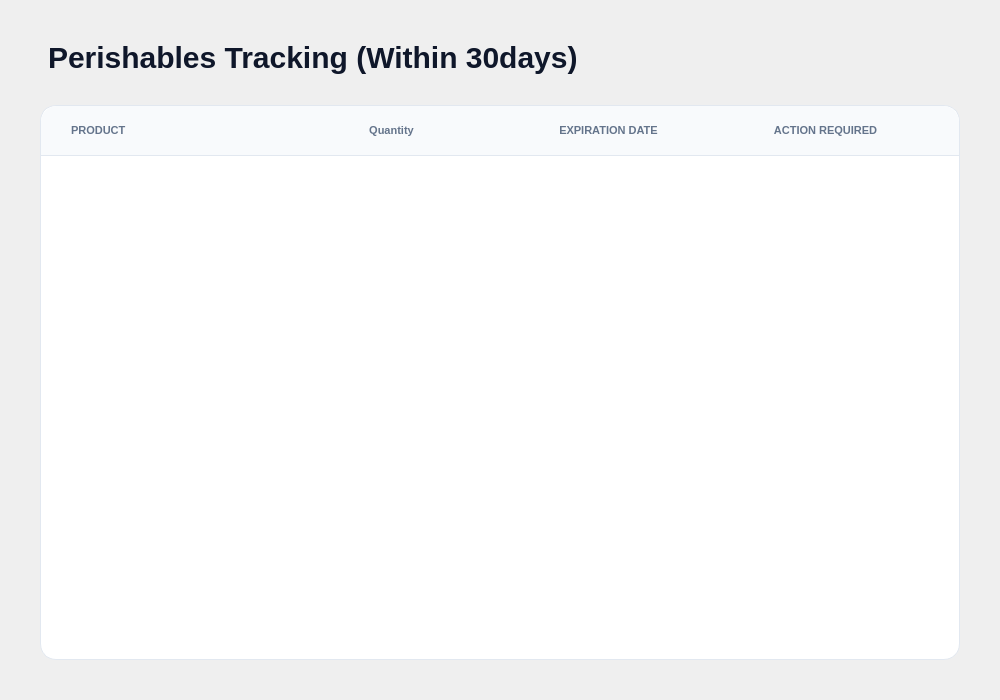
<?xml version="1.0" encoding="UTF-8"?>
<ui version="4.0">
 <class>PerishablesPage</class>
 <widget class="QWidget" name="PerishablesPage">
  <property name="geometry">
   <rect>
    <x>0</x>
    <y>0</y>
    <width>1000</width>
    <height>700</height>
   </rect>
  </property>
  <property name="styleSheet">
   <string notr="true">
    QWidget { background-color: #F8FAFC; }
    font-family: &quot;Segoe UI&quot;;
   </string>
  </property>
  <layout class="QVBoxLayout" name="verticalLayout">
   <property name="spacing">
    <number>24</number>
   </property>
   <property name="leftMargin">
    <number>40</number>
   </property>
   <property name="topMargin">
    <number>40</number>
   </property>
   <property name="rightMargin">
    <number>40</number>
   </property>
   <property name="bottomMargin">
    <number>40</number>
   </property>
   <item>
    <widget class="QLabel" name="label_title">
     <property name="styleSheet">
      <string>font-size: 30px; font-weight: 800; color: #0F172A; margin-bottom: 6px;</string>
     </property>
     <property name="text">
      <string>Perishables Tracking (Within 30days)</string>
     </property>
    </widget>
   </item>
   <item>
    <widget class="QFrame" name="frame_list">
     <property name="styleSheet">
      <string notr="true">
        QFrame#frame_list {
            background-color: white;
            border-radius: 16px;
            border: 1px solid #E2E8F0;
        }
      </string>
     </property>
     <layout class="QVBoxLayout" name="verticalLayout_list">
      <property name="spacing">
       <number>0</number>
      </property>
      <property name="leftMargin">
       <number>0</number>
      </property>
      <property name="topMargin">
       <number>0</number>
      </property>
      <property name="rightMargin">
       <number>0</number>
      </property>
      <property name="bottomMargin">
       <number>20</number>
      </property>
      <item>
       <widget class="QFrame" name="header_row">
        <property name="minimumSize">
         <size>
          <width>0</width>
          <height>50</height>
         </size>
        </property>
        <property name="styleSheet">
         <string notr="true">
            background-color: #F8FAFC;
            border-bottom: 1px solid #E2E8F0;
            border-top-left-radius: 16px;
            border-top-right-radius: 16px;
         </string>
        </property>
        <layout class="QHBoxLayout" name="layout_header_labels">
         <property name="spacing">
          <number>10</number>
         </property>
         <property name="leftMargin">
          <number>30</number>
         </property>
         <property name="rightMargin">
          <number>30</number>
         </property>
         <item>
          <widget class="QLabel" name="h_product">
           <property name="styleSheet">
            <string>color: #64748B; font-weight: bold; font-size: 11px; border:none;</string>
           </property>
           <property name="text">
            <string>PRODUCT</string>
           </property>
          </widget>
         </item>
         <item>
          <widget class="QLabel" name="h_batch">
           <property name="styleSheet">
            <string>color: #64748B; font-weight: bold; font-size: 11px; border:none;</string>
           </property>
           <property name="text">
            <string>Quantity</string>
           </property>
           <property name="alignment">
            <set>Qt::AlignmentFlag::AlignCenter</set>
           </property>
           <property name="fixedSize" stdset="0">
            <size>
             <width>150</width>
             <height>20</height>
            </size>
           </property>
          </widget>
         </item>
         <item>
          <widget class="QLabel" name="h_expiry">
           <property name="styleSheet">
            <string>color: #64748B; font-weight: bold; font-size: 11px; border:none;</string>
           </property>
           <property name="text">
            <string>EXPIRATION DATE</string>
           </property>
           <property name="alignment">
            <set>Qt::AlignmentFlag::AlignCenter</set>
           </property>
           <property name="fixedSize" stdset="0">
            <size>
             <width>150</width>
             <height>20</height>
            </size>
           </property>
          </widget>
         </item>
         <item>
          <widget class="QLabel" name="h_action">
           <property name="styleSheet">
            <string>color: #64748B; font-weight: bold; font-size: 11px; border:none;</string>
           </property>
           <property name="text">
            <string>ACTION REQUIRED</string>
           </property>
           <property name="alignment">
            <set>Qt::AlignmentFlag::AlignCenter</set>
           </property>
           <property name="fixedSize" stdset="0">
            <size>
             <width>120</width>
             <height>20</height>
            </size>
           </property>
          </widget>
         </item>
        </layout>
       </widget>
      </item>
      <item>
       <widget class="QScrollArea" name="scrollArea_perishables">
        <property name="styleSheet">
         <string notr="true">
            QScrollArea { background: transparent; }
            QWidget#scrollContents { background: transparent; }
            QScrollBar:vertical {
                border: none; background: transparent; width: 8px; margin: 0px;
            }
            QScrollBar::handle:vertical {
                background: #CBD5E0; min-height: 20px; border-radius: 4px;
            }
            QScrollBar::handle:vertical:hover { background: #A0AEC0; }
            QScrollBar::add-line:vertical, QScrollBar::sub-line:vertical { height: 0px; }
            QScrollBar::add-page:vertical, QScrollBar::sub-page:vertical { background: none; }
         </string>
        </property>
        <property name="frameShape">
         <enum>QFrame::Shape::NoFrame</enum>
        </property>
        <property name="widgetResizable">
         <bool>true</bool>
        </property>
        <widget class="QWidget" name="scrollContents">
         <property name="geometry">
          <rect>
           <x>0</x>
           <y>0</y>
           <width>918</width>
           <height>478</height>
          </rect>
         </property>
         <layout class="QVBoxLayout" name="layout_list">
          <property name="spacing">
           <number>0</number>
          </property>
          <property name="leftMargin">
           <number>0</number>
          </property>
          <property name="topMargin">
           <number>0</number>
          </property>
          <property name="rightMargin">
           <number>0</number>
          </property>
          <property name="bottomMargin">
           <number>0</number>
          </property>
          <item>
           <spacer name="vspacer">
            <property name="orientation">
             <enum>Qt::Orientation::Vertical</enum>
            </property>
            <property name="sizeType">
             <enum>QSizePolicy::Policy::Expanding</enum>
            </property>
            <property name="sizeHint" stdset="0">
             <size>
              <width>20</width>
              <height>40</height>
             </size>
            </property>
           </spacer>
          </item>
         </layout>
        </widget>
       </widget>
      </item>
     </layout>
    </widget>
   </item>
  </layout>
 </widget>
 <resources/>
 <connections/>
</ui>
